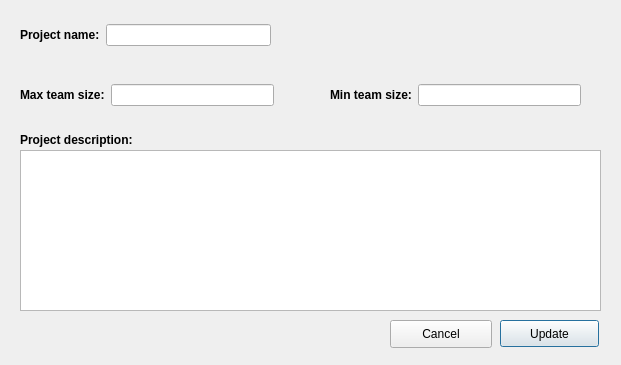
<?xml version="1.0" encoding="UTF-8"?>
<ui version="4.0">
 <class>EditProjectView</class>
 <widget class="QDialog" name="EditProjectView">
  <property name="geometry">
   <rect>
    <x>0</x>
    <y>0</y>
    <width>621</width>
    <height>365</height>
   </rect>
  </property>
  <property name="windowTitle">
   <string>Edit Project</string>
  </property>
  <widget class="QLabel" name="label_6">
   <property name="geometry">
    <rect>
     <x>20</x>
     <y>130</y>
     <width>171</width>
     <height>20</height>
    </rect>
   </property>
   <property name="font">
    <font>
     <weight>75</weight>
     <bold>true</bold>
    </font>
   </property>
   <property name="text">
    <string>Project description:</string>
   </property>
  </widget>
  <widget class="QWidget" name="layoutWidget_2">
   <property name="geometry">
    <rect>
     <x>20</x>
     <y>80</y>
     <width>254</width>
     <height>30</height>
    </rect>
   </property>
   <layout class="QHBoxLayout" name="horizontalLayout_3">
    <item>
     <widget class="QLabel" name="label">
      <property name="font">
       <font>
        <weight>75</weight>
        <bold>true</bold>
       </font>
      </property>
      <property name="text">
       <string>Max team size:</string>
      </property>
     </widget>
    </item>
    <item>
     <widget class="QLineEdit" name="maxTeamSizeLE"/>
    </item>
   </layout>
  </widget>
  <widget class="QWidget" name="layoutWidget_3">
   <property name="geometry">
    <rect>
     <x>330</x>
     <y>80</y>
     <width>251</width>
     <height>30</height>
    </rect>
   </property>
   <layout class="QHBoxLayout" name="horizontalLayout_4">
    <item>
     <widget class="QLabel" name="label_4">
      <property name="font">
       <font>
        <weight>75</weight>
        <bold>true</bold>
       </font>
      </property>
      <property name="text">
       <string>Min team size:</string>
      </property>
     </widget>
    </item>
    <item>
     <widget class="QLineEdit" name="minTeamSizeLE"/>
    </item>
   </layout>
  </widget>
  <widget class="QPlainTextEdit" name="projectDescription">
   <property name="geometry">
    <rect>
     <x>20</x>
     <y>150</y>
     <width>581</width>
     <height>161</height>
    </rect>
   </property>
  </widget>
  <widget class="QPushButton" name="updateBtn">
   <property name="geometry">
    <rect>
     <x>500</x>
     <y>320</y>
     <width>99</width>
     <height>27</height>
    </rect>
   </property>
   <property name="text">
    <string>Update</string>
   </property>
  </widget>
  <widget class="QWidget" name="layoutWidget_4">
   <property name="geometry">
    <rect>
     <x>20</x>
     <y>20</y>
     <width>251</width>
     <height>30</height>
    </rect>
   </property>
   <layout class="QHBoxLayout" name="horizontalLayout_2">
    <item>
     <widget class="QLabel" name="label_3">
      <property name="font">
       <font>
        <weight>75</weight>
        <bold>true</bold>
       </font>
      </property>
      <property name="text">
       <string>Project name:</string>
      </property>
     </widget>
    </item>
    <item>
     <widget class="QLineEdit" name="projectNameLE"/>
    </item>
   </layout>
  </widget>
  <widget class="QPushButton" name="cancelButton">
   <property name="geometry">
    <rect>
     <x>390</x>
     <y>320</y>
     <width>102</width>
     <height>28</height>
    </rect>
   </property>
   <property name="text">
    <string>Cancel</string>
   </property>
  </widget>
  <widget class="QLabel" name="statusLbl">
   <property name="geometry">
    <rect>
     <x>20</x>
     <y>320</y>
     <width>361</width>
     <height>31</height>
    </rect>
   </property>
   <property name="text">
    <string/>
   </property>
  </widget>
 </widget>
 <resources/>
 <connections/>
</ui>
